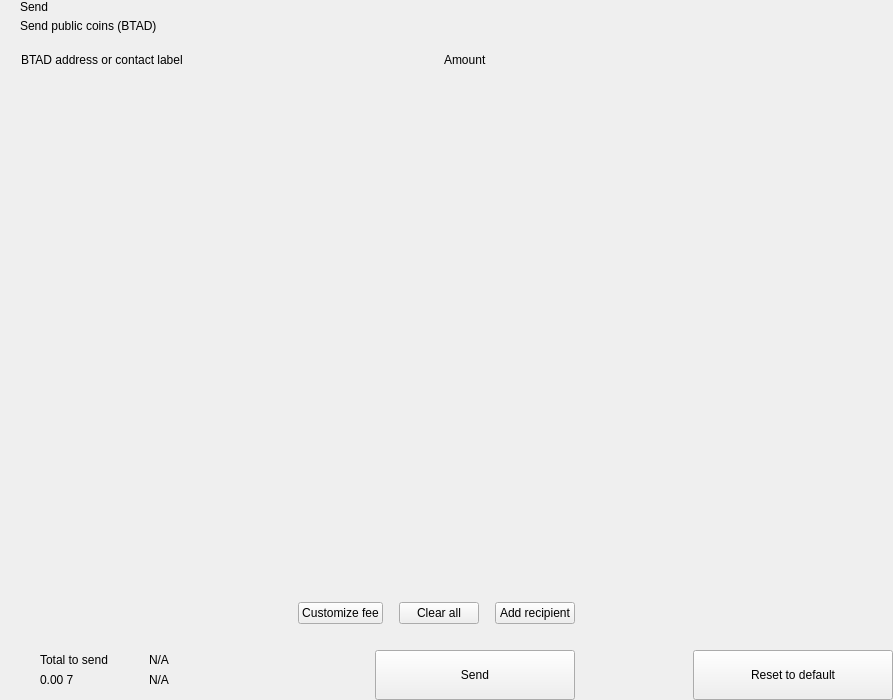
<?xml version="1.0" encoding="UTF-8"?>
<ui version="4.0">
 <class>send</class>
 <widget class="QWidget" name="send">
  <property name="geometry">
   <rect>
    <x>0</x>
    <y>0</y>
    <width>893</width>
    <height>700</height>
   </rect>
  </property>
  <property name="windowTitle">
   <string>Form</string>
  </property>
  <layout class="QHBoxLayout" name="horizontalLayout_2" stretch="2,1">
   <property name="spacing">
    <number>0</number>
   </property>
   <property name="leftMargin">
    <number>0</number>
   </property>
   <property name="topMargin">
    <number>0</number>
   </property>
   <property name="rightMargin">
    <number>0</number>
   </property>
   <property name="bottomMargin">
    <number>0</number>
   </property>
   <item>
    <widget class="QWidget" name="left" native="true">
     <layout class="QVBoxLayout" name="verticalLayout_3">
      <property name="spacing">
       <number>0</number>
      </property>
      <property name="leftMargin">
       <number>0</number>
      </property>
      <property name="topMargin">
       <number>0</number>
      </property>
      <property name="rightMargin">
       <number>0</number>
      </property>
      <property name="bottomMargin">
       <number>0</number>
      </property>
      <item>
       <layout class="QVBoxLayout" name="verticalLayout_22" stretch="0,0,0,1,0,0,0,0">
        <property name="spacing">
         <number>0</number>
        </property>
        <item>
         <layout class="QHBoxLayout" name="horizontalLayout_3">
          <property name="spacing">
           <number>0</number>
          </property>
          <property name="leftMargin">
           <number>20</number>
          </property>
          <property name="rightMargin">
           <number>20</number>
          </property>
          <item>
           <layout class="QVBoxLayout" name="verticalLayout">
            <property name="spacing">
             <number>5</number>
            </property>
            <item>
             <widget class="QLabel" name="labelTitle">
              <property name="text">
               <string>Send</string>
              </property>
              <property name="alignment">
               <set>Qt::AlignLeading|Qt::AlignLeft|Qt::AlignVCenter</set>
              </property>
             </widget>
            </item>
            <item>
             <widget class="QLabel" name="labelSubtitle1">
              <property name="text">
               <string>Send public coins (BTAD)</string>
              </property>
             </widget>
            </item>
           </layout>
          </item>
          <item>
           <spacer name="horizontalSpacer">
            <property name="orientation">
             <enum>Qt::Horizontal</enum>
            </property>
            <property name="sizeHint" stdset="0">
             <size>
              <width>40</width>
              <height>20</height>
             </size>
            </property>
           </spacer>
          </item>
         </layout>
        </item>
        <item>
         <spacer name="verticalSpacer_2">
          <property name="orientation">
           <enum>Qt::Vertical</enum>
          </property>
          <property name="sizeType">
           <enum>QSizePolicy::Fixed</enum>
          </property>
          <property name="sizeHint" stdset="0">
           <size>
            <width>20</width>
            <height>20</height>
           </size>
          </property>
         </spacer>
        </item>
        <item>
         <layout class="QHBoxLayout" name="horizontalLayout" stretch="6,0,2">
          <property name="spacing">
           <number>0</number>
          </property>
          <property name="leftMargin">
           <number>10</number>
          </property>
          <property name="topMargin">
           <number>0</number>
          </property>
          <property name="rightMargin">
           <number>20</number>
          </property>
          <property name="bottomMargin">
           <number>0</number>
          </property>
          <item>
           <widget class="QLabel" name="labelSubtitleAddress">
            <property name="styleSheet">
             <string notr="true">margin-left:8px;</string>
            </property>
            <property name="text">
             <string>BTAD address or contact label</string>
            </property>
           </widget>
          </item>
          <item>
           <spacer name="horizontalSpacer_3">
            <property name="orientation">
             <enum>Qt::Horizontal</enum>
            </property>
            <property name="sizeType">
             <enum>QSizePolicy::Fixed</enum>
            </property>
            <property name="sizeHint" stdset="0">
             <size>
              <width>40</width>
              <height>1</height>
             </size>
            </property>
           </spacer>
          </item>
          <item>
           <widget class="QLabel" name="labelSubtitleAmount">
            <property name="text">
             <string>Amount</string>
            </property>
           </widget>
          </item>
         </layout>
        </item>
        <item>
         <widget class="QScrollArea" name="scrollArea">
          <property name="minimumSize">
           <size>
            <width>0</width>
            <height>350</height>
           </size>
          </property>
          <property name="styleSheet">
           <string notr="true">#scrollArea {
            background:transparent;
            margin-top:10px;
}</string>
          </property>
          <property name="horizontalScrollBarPolicy">
           <enum>Qt::ScrollBarAlwaysOff</enum>
          </property>
          <property name="sizeAdjustPolicy">
           <enum>QAbstractScrollArea::AdjustIgnored</enum>
          </property>
          <property name="widgetResizable">
           <bool>true</bool>
          </property>
          <property name="alignment">
           <set>Qt::AlignLeading|Qt::AlignLeft|Qt::AlignTop</set>
          </property>
          <widget class="QWidget" name="scrollAreaWidgetContents">
           <property name="geometry">
            <rect>
             <x>0</x>
             <y>0</y>
             <width>591</width>
             <height>16</height>
            </rect>
           </property>
           <property name="sizePolicy">
            <sizepolicy hsizetype="Preferred" vsizetype="Maximum">
             <horstretch>0</horstretch>
             <verstretch>0</verstretch>
            </sizepolicy>
           </property>
           <property name="autoFillBackground">
            <bool>false</bool>
           </property>
           <property name="styleSheet">
            <string notr="true">#scrollAreaWidgetContents {
             background:transparent;
             }</string>
           </property>
           <layout class="QVBoxLayout" name="verticalLayout_7">
            <property name="spacing">
             <number>0</number>
            </property>
            <property name="sizeConstraint">
             <enum>QLayout::SetDefaultConstraint</enum>
            </property>
            <property name="leftMargin">
             <number>0</number>
            </property>
            <property name="topMargin">
             <number>0</number>
            </property>
            <property name="rightMargin">
             <number>0</number>
            </property>
            <property name="bottomMargin">
             <number>0</number>
            </property>
           </layout>
          </widget>
         </widget>
        </item>
        <item>
         <spacer name="verticalSpacer_4">
          <property name="orientation">
           <enum>Qt::Vertical</enum>
          </property>
          <property name="sizeType">
           <enum>QSizePolicy::Fixed</enum>
          </property>
          <property name="sizeHint" stdset="0">
           <size>
            <width>20</width>
            <height>20</height>
           </size>
          </property>
         </spacer>
        </item>
        <item>
         <layout class="QHBoxLayout" name="horizontalLayout_20">
          <property name="spacing">
           <number>6</number>
          </property>
          <property name="leftMargin">
           <number>20</number>
          </property>
          <property name="rightMargin">
           <number>20</number>
          </property>
          <item>
           <spacer name="horizontalSpacer_4">
            <property name="orientation">
             <enum>Qt::Horizontal</enum>
            </property>
            <property name="sizeHint" stdset="0">
             <size>
              <width>10</width>
              <height>20</height>
             </size>
            </property>
           </spacer>
          </item>
          <item>
           <widget class="QPushButton" name="pushButtonFee">
            <property name="focusPolicy">
             <enum>Qt::NoFocus</enum>
            </property>
            <property name="text">
             <string>Customize fee</string>
            </property>
           </widget>
          </item>
          <item>
           <spacer name="horizontalSpacer_11">
            <property name="orientation">
             <enum>Qt::Horizontal</enum>
            </property>
            <property name="sizeType">
             <enum>QSizePolicy::Minimum</enum>
            </property>
            <property name="sizeHint" stdset="0">
             <size>
              <width>10</width>
              <height>20</height>
             </size>
            </property>
           </spacer>
          </item>
          <item>
           <widget class="QPushButton" name="pushButtonClear">
            <property name="focusPolicy">
             <enum>Qt::NoFocus</enum>
            </property>
            <property name="layoutDirection">
             <enum>Qt::RightToLeft</enum>
            </property>
            <property name="text">
             <string>Clear all</string>
            </property>
           </widget>
          </item>
          <item>
           <spacer name="horizontalSpacer_6">
            <property name="orientation">
             <enum>Qt::Horizontal</enum>
            </property>
            <property name="sizeType">
             <enum>QSizePolicy::Fixed</enum>
            </property>
            <property name="sizeHint" stdset="0">
             <size>
              <width>10</width>
              <height>20</height>
             </size>
            </property>
           </spacer>
          </item>
          <item>
           <widget class="QPushButton" name="pushButtonAddRecipient">
            <property name="focusPolicy">
             <enum>Qt::NoFocus</enum>
            </property>
            <property name="text">
             <string>Add recipient</string>
            </property>
           </widget>
          </item>
         </layout>
        </item>
        <item>
         <spacer name="verticalSpacer">
          <property name="orientation">
           <enum>Qt::Vertical</enum>
          </property>
          <property name="sizeType">
           <enum>QSizePolicy::Fixed</enum>
          </property>
          <property name="sizeHint" stdset="0">
           <size>
            <width>20</width>
            <height>16</height>
           </size>
          </property>
         </spacer>
        </item>
        <item>
         <layout class="QHBoxLayout" name="horizontalLayout_7">
          <property name="rightMargin">
           <number>20</number>
          </property>
          <item>
           <layout class="QHBoxLayout" name="horizontalLayout_10">
            <property name="spacing">
             <number>0</number>
            </property>
            <property name="leftMargin">
             <number>8</number>
            </property>
            <item>
             <widget class="QStackedWidget" name="stackedWidget">
              <property name="minimumSize">
               <size>
                <width>0</width>
                <height>60</height>
               </size>
              </property>
              <property name="maximumSize">
               <size>
                <width>16777215</width>
                <height>60</height>
               </size>
              </property>
              <widget class="QWidget" name="page1">
               <layout class="QVBoxLayout" name="verticalLayout_71" stretch="0">
                <property name="spacing">
                 <number>6</number>
                </property>
                <property name="leftMargin">
                 <number>12</number>
                </property>
                <property name="topMargin">
                 <number>0</number>
                </property>
                <property name="rightMargin">
                 <number>0</number>
                </property>
                <property name="bottomMargin">
                 <number>0</number>
                </property>
                <item>
                 <widget class="QWidget" name="coinWidget" native="true">
                  <property name="minimumSize">
                   <size>
                    <width>0</width>
                    <height>60</height>
                   </size>
                  </property>
                  <property name="maximumSize">
                   <size>
                    <width>16777215</width>
                    <height>60</height>
                   </size>
                  </property>
                  <layout class="QHBoxLayout" name="horizontalLayout_9">
                   <property name="spacing">
                    <number>0</number>
                   </property>
                   <property name="leftMargin">
                    <number>20</number>
                   </property>
                   <property name="topMargin">
                    <number>10</number>
                   </property>
                   <property name="rightMargin">
                    <number>20</number>
                   </property>
                   <property name="bottomMargin">
                    <number>10</number>
                   </property>
                   <item>
                    <layout class="QVBoxLayout" name="verticalSend">
                     <property name="spacing">
                      <number>0</number>
                     </property>
                     <item>
                      <widget class="QLabel" name="labelTitleTotalSend">
                       <property name="text">
                        <string>Total to send</string>
                       </property>
                      </widget>
                     </item>
                     <item>
                      <widget class="QLabel" name="labelAmountSend">
                       <property name="text">
                        <string notr="true">0.00 7</string>
                       </property>
                      </widget>
                     </item>
                    </layout>
                   </item>
                   <item>
                    <spacer name="horizontalSpacer_9">
                     <property name="orientation">
                      <enum>Qt::Horizontal</enum>
                     </property>
                     <property name="sizeType">
                      <enum>QSizePolicy::Fixed</enum>
                     </property>
                     <property name="sizeHint" stdset="0">
                      <size>
                       <width>20</width>
                       <height>20</height>
                      </size>
                     </property>
                    </spacer>
                   </item>
                   <item>
                    <widget class="QLabel" name="labelLine">
                     <property name="minimumSize">
                      <size>
                       <width>1</width>
                       <height>0</height>
                      </size>
                     </property>
                     <property name="maximumSize">
                      <size>
                       <width>1</width>
                       <height>16777215</height>
                      </size>
                     </property>
                     <property name="text">
                      <string/>
                     </property>
                    </widget>
                   </item>
                   <item>
                    <spacer name="horizontalSpacer_10">
                     <property name="orientation">
                      <enum>Qt::Horizontal</enum>
                     </property>
                     <property name="sizeType">
                      <enum>QSizePolicy::Fixed</enum>
                     </property>
                     <property name="sizeHint" stdset="0">
                      <size>
                       <width>20</width>
                       <height>20</height>
                      </size>
                     </property>
                    </spacer>
                   </item>
                   <item>
                    <layout class="QVBoxLayout" name="verticalRemaining">
                     <property name="spacing">
                      <number>0</number>
                     </property>
                     <item>
                      <widget class="QLabel" name="labelTitleTotalRemaining">
                       <property name="text">
                        <string notr="true">N/A</string>
                       </property>
                      </widget>
                     </item>
                     <item>
                      <widget class="QLabel" name="labelAmountRemaining">
                       <property name="text">
                        <string notr="true">N/A</string>
                       </property>
                      </widget>
                     </item>
                    </layout>
                   </item>
                  </layout>
                 </widget>
                </item>
               </layout>
              </widget>
              <widget class="QWidget" name="page_2"/>
             </widget>
            </item>
           </layout>
          </item>
          <item>
           <spacer name="horizontalSpacer_5">
            <property name="orientation">
             <enum>Qt::Horizontal</enum>
            </property>
            <property name="sizeType">
             <enum>QSizePolicy::Expanding</enum>
            </property>
            <property name="sizeHint" stdset="0">
             <size>
              <width>40</width>
              <height>20</height>
             </size>
            </property>
           </spacer>
          </item>
          <item alignment="Qt::AlignBottom">
           <widget class="QPushButton" name="pushButtonSave">
            <property name="minimumSize">
             <size>
              <width>200</width>
              <height>50</height>
             </size>
            </property>
            <property name="maximumSize">
             <size>
              <width>200</width>
              <height>50</height>
             </size>
            </property>
            <property name="focusPolicy">
             <enum>Qt::NoFocus</enum>
            </property>
            <property name="text">
             <string>Send</string>
            </property>
           </widget>
          </item>
         </layout>
        </item>
       </layout>
      </item>
     </layout>
    </widget>
   </item>
   <item>
    <widget class="QWidget" name="right" native="true">
     <layout class="QVBoxLayout" name="verticalLayout_5">
      <property name="leftMargin">
       <number>0</number>
      </property>
      <property name="topMargin">
       <number>0</number>
      </property>
      <property name="rightMargin">
       <number>0</number>
      </property>
      <property name="bottomMargin">
       <number>0</number>
      </property>
      <item>
       <layout class="QVBoxLayout" name="verticalLayout_4">
        <property name="spacing">
         <number>6</number>
        </property>
        <item>
         <widget class="OptionButton" name="btnCoinControl" native="true">
          <property name="minimumSize">
           <size>
            <width>0</width>
            <height>50</height>
           </size>
          </property>
         </widget>
        </item>
        <item>
         <widget class="OptionButton" name="btnChangeAddress" native="true">
          <property name="minimumSize">
           <size>
            <width>0</width>
            <height>50</height>
           </size>
          </property>
         </widget>
        </item>
        <item>
         <widget class="OptionButton" name="btnUri" native="true">
          <property name="minimumSize">
           <size>
            <width>0</width>
            <height>50</height>
           </size>
          </property>
         </widget>
        </item>
        <item>
         <spacer name="verticalSpacer_5">
          <property name="orientation">
           <enum>Qt::Vertical</enum>
          </property>
          <property name="sizeHint" stdset="0">
           <size>
            <width>20</width>
            <height>40</height>
           </size>
          </property>
         </spacer>
        </item>
        <item>
         <layout class="QHBoxLayout" name="horizontalLayout_8">
          <item>
           <spacer name="horizontalSpacer_7">
            <property name="orientation">
             <enum>Qt::Horizontal</enum>
            </property>
            <property name="sizeHint" stdset="0">
             <size>
              <width>40</width>
              <height>20</height>
             </size>
            </property>
           </spacer>
          </item>
          <item>
           <widget class="QPushButton" name="pushButtonReset">
            <property name="minimumSize">
             <size>
              <width>200</width>
              <height>50</height>
             </size>
            </property>
            <property name="maximumSize">
             <size>
              <width>200</width>
              <height>50</height>
             </size>
            </property>
            <property name="focusPolicy">
             <enum>Qt::NoFocus</enum>
            </property>
            <property name="text">
             <string>Reset to default</string>
            </property>
           </widget>
          </item>
         </layout>
        </item>
       </layout>
      </item>
     </layout>
    </widget>
   </item>
  </layout>
 </widget>
 <customwidgets>
  <customwidget>
   <class>OptionButton</class>
   <extends>QWidget</extends>
   <header>qt/pivx/optionbutton.h</header>
   <container>1</container>
  </customwidget>
 </customwidgets>
 <resources/>
 <connections/>
</ui>
